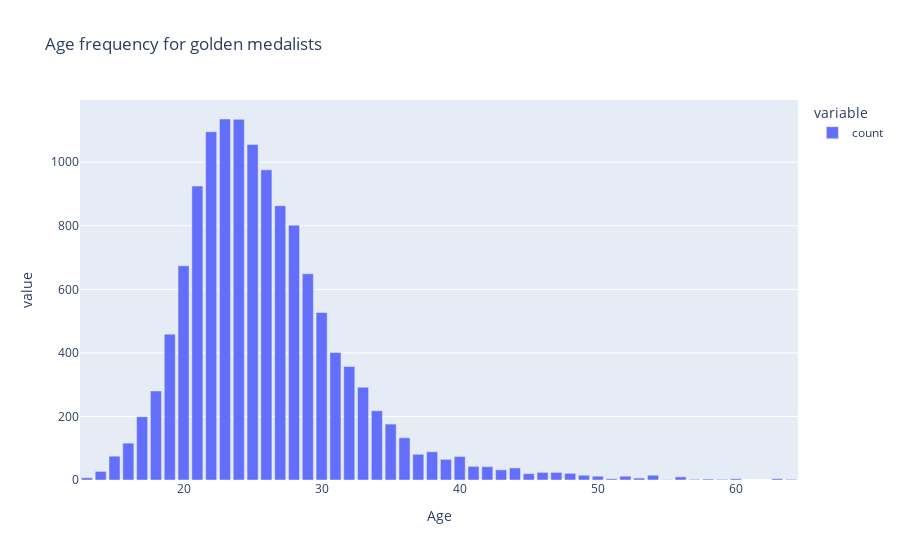

Notebook source saved alongside this figure:
### Markdown cell above
The trend is pretty similar for men and women, but let's use plotly to see the exact data.

### Code cell
px.bar(age_counted, title = "Age frequency for golden medalists")

### Figure 1 — Plotly figure (JSON) as saved in the notebook; plotly's stock layout.template omitted (floating-point values rounded to 4 significant figures)
{"data": [{"alignmentgroup": "True", "hovertemplate": "variable=count<br>Age=%{x}<br>value=%{y}<extra></extra>", "legendgroup": "count", "marker": {"color": "#636efa", "pattern": {"shape": ""}}, "name": "count", "offsetgroup": "count", "orientation": "v", "showlegend": true, "textposition": "auto", "type": "bar", "x": [23, 24, 22, 25, 26, 21, 27, 28, 20, 29, 30, 19, 31, 32, 33, 18, 34, 17, 35, 36, 16, 38, 37, 15, 40, 39, 41, 42, 44, 43, 14, 46, 47, 48, 45, 49, 54, 52, 50, 56, 13, 53, 63, 51, 60, 58, 57, 59, 64, 55], "xaxis": "x", "y": [1136, 1135, 1096, 1056, 976, 925, 863, 802, 674, 649, 527, 459, 401, 357, 292, 280, 218, 199, 176, 133, 116, 89, 81, 75, 74, 65, 43, 42, 38, 32, 27, 24, 24, 21, 20, 15, 15, 12, 12, 10, 7, 6, 4, 4, 4, 3, 2, 2, 2, 1], "yaxis": "y"}], "layout": {"barmode": "relative", "legend": {"title": {"text": "variable"}, "tracegroupgap": 0}, "title": {"text": "Age frequency for golden medalists"}, "xaxis": {"anchor": "y", "domain": [0, 1], "title": {"text": "Age"}}, "yaxis": {"anchor": "x", "domain": [0, 1], "title": {"text": "value"}}}}
